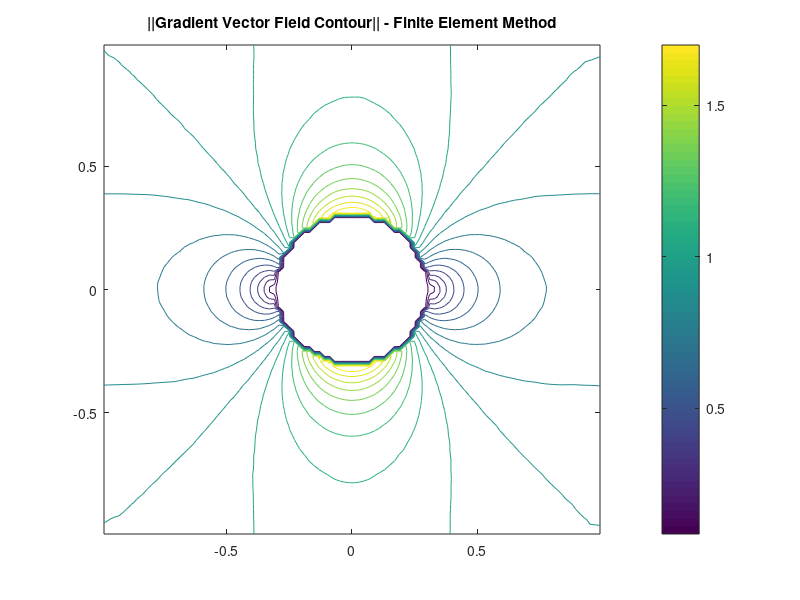
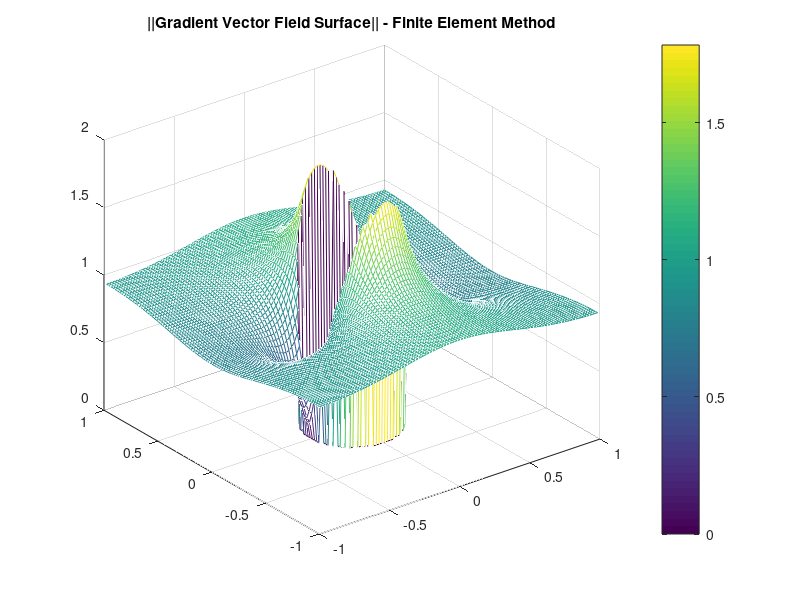
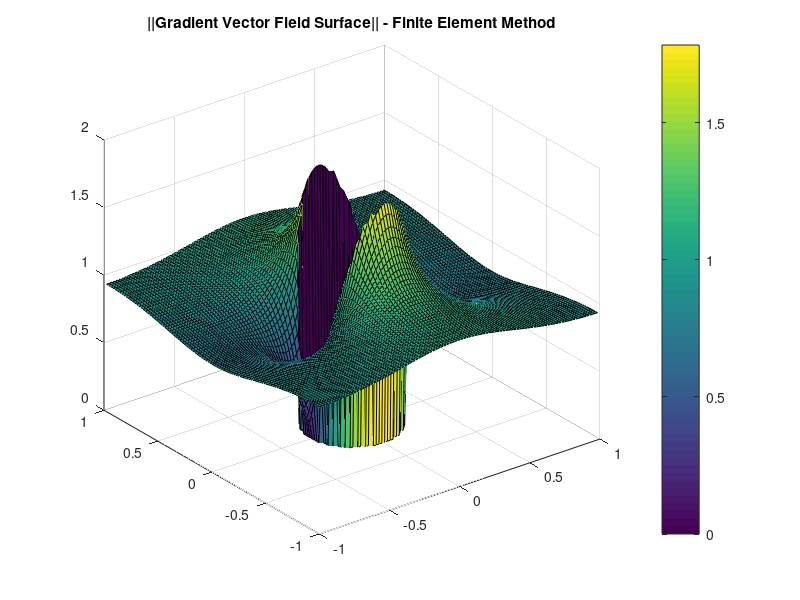

Here is the MATLAB script that generated these plots, in order:
%close all;
clear all;
load ixvec_fld.dat;
load ixpts.dat;
load iyvec_fld.dat;
load iypts.dat;

X=ixpts;
Y=iypts;
U=ixvec_fld;
V=iyvec_fld;
vfld_mag=(U.^2+V.^2).^(1/2);
Q=100;

figure;
contour(X,Y,vfld_mag,20);
colorbar;
title('||Gradient Vector Field Contour|| - Finite Element Method');

figure;
mesh(X,Y,vfld_mag);
colorbar;
title('||Gradient Vector Field Surface|| - Finite Element Method');

figure;
surf(X,Y,vfld_mag);
colorbar;
title('||Gradient Vector Field Surface|| - Finite Element Method');

